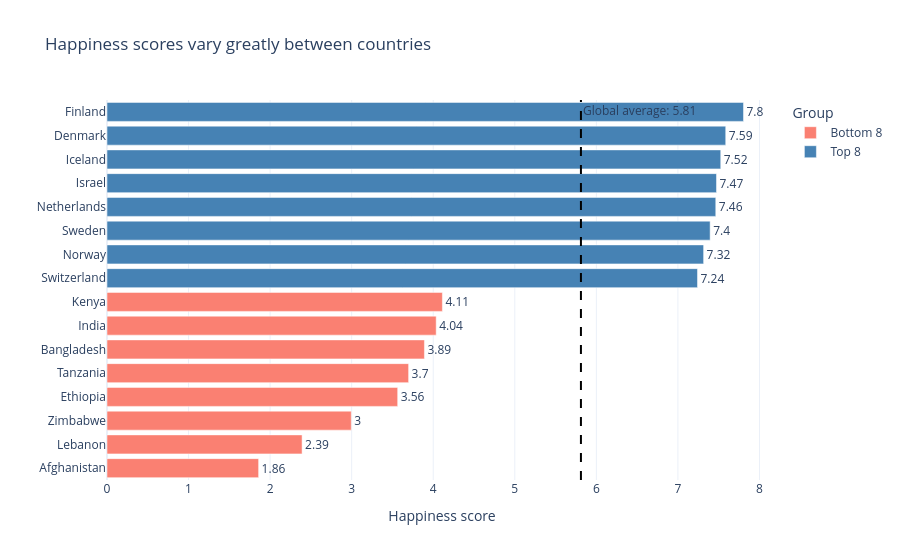

Here is the notebook cell this chart was saved with:
### Markdown cell above
---
## Task 2 — Bottom vs. Top: A Contrast Story

**What to build:** A bar chart that highlights the **gap between the happiest and least happy countries**, focusing on a specific insight.

**Requirements:**
- Show the **top 8 AND bottom 8 countries** together (16 bars total)
- Use **colour** to distinguish the two groups (not Plotly's default rainbow)
- Add a **visual separator or annotation** that emphasises the gap
- Insight title that tells the story of the gap

**Hint:** Use `pd.concat([df.nlargest(8,'Happiness_Score'), df.nsmallest(8,'Happiness_Score')])` to get both groups.

**Stretch goal:** Add a vertical reference line showing the global average.

### Code cell
# Task 2: Top 8 vs. Bottom 8 contrast
# ------------------------------------

# Step 1: Get top and bottom countries
top8 = df.nlargest(8, 'Happiness_Score').copy()
top8['Group'] = 'Top 8'
bottom8 = df.nsmallest(8, 'Happiness_Score').copy()
bottom8['Group'] = 'Bottom 8'

combined = pd.concat([bottom8, top8]).sort_values('Happiness_Score')
global_avg = df['Happiness_Score'].mean()
print(f"Global average: {global_avg:.2f}")

# Step 2: Build your chart
# YOUR CODE HERE


# Compare the happiest and least happy countries

fig2 = px.bar(
    combined,
    x='Happiness_Score',
    y='Country',
    orientation='h',
    color='Group',
    text=combined['Happiness_Score'].round(2),
    title='Happiness scores vary greatly between countries',
    color_discrete_map={
        'Bottom 8': 'salmon',
        'Top 8': 'steelblue'
    },
    labels={
        'Happiness_Score': 'Happiness score',
        'Country': 'Country',
        'Group': 'Group'
    }
)

fig2.add_vline(
    x=global_avg,
    line_dash='dash',
    line_color='black',
    annotation_text=f'Global average: {global_avg:.2f}'
)

fig2.update_layout(
    template='plotly_white',
    xaxis=dict(rangemode='tozero'),
    yaxis_title=''
)

fig2.update_traces(textposition='outside', cliponaxis=False)

fig2.show()

### Figure 1 — Plotly figure (JSON) as saved in the notebook; plotly's stock layout.template omitted (floating-point values rounded to 4 significant figures)
{"data": [{"cliponaxis": false, "hovertemplate": "Group=Bottom 8<br>Happiness score=%{x}<br>Country=%{y}<br>text=%{text}<extra></extra>", "legendgroup": "Bottom 8", "marker": {"color": "salmon", "pattern": {"shape": ""}}, "name": "Bottom 8", "orientation": "h", "showlegend": true, "text": [1.86, 2.39, 3.0, 3.56, 3.7, 3.89, 4.04, 4.11], "textposition": "outside", "type": "bar", "x": [1.859, 2.392, 2.995, 3.564, 3.698, 3.892, 4.036, 4.112], "xaxis": "x", "y": ["Afghanistan", "Lebanon", "Zimbabwe", "Ethiopia", "Tanzania", "Bangladesh", "India", "Kenya"], "yaxis": "y"}, {"cliponaxis": false, "hovertemplate": "Group=Top 8<br>Happiness score=%{x}<br>Country=%{y}<br>text=%{text}<extra></extra>", "legendgroup": "Top 8", "marker": {"color": "steelblue", "pattern": {"shape": ""}}, "name": "Top 8", "orientation": "h", "showlegend": true, "text": [7.24, 7.32, 7.4, 7.46, 7.47, 7.52, 7.59, 7.8], "textposition": "outside", "type": "bar", "x": [7.24, 7.315, 7.395, 7.464, 7.473, 7.525, 7.586, 7.804], "xaxis": "x", "y": ["Switzerland", "Norway", "Sweden", "Netherlands", "Israel", "Iceland", "Denmark", "Finland"], "yaxis": "y"}], "layout": {"annotations": [{"showarrow": false, "text": "Global average: 5.81", "x": 5.811, "xanchor": "left", "xref": "x", "y": 1, "yanchor": "top", "yref": "y domain"}], "barmode": "relative", "legend": {"title": {"text": "Group"}, "tracegroupgap": 0}, "shapes": [{"line": {"color": "black", "dash": "dash"}, "type": "line", "x0": 5.811, "x1": 5.811, "xref": "x", "y0": 0, "y1": 1, "yref": "y domain"}], "title": {"text": "Happiness scores vary greatly between countries"}, "xaxis": {"anchor": "y", "domain": [0, 1], "rangemode": "tozero", "title": {"text": "Happiness score"}}, "yaxis": {"anchor": "x", "domain": [0, 1], "title": {"text": ""}}}}
